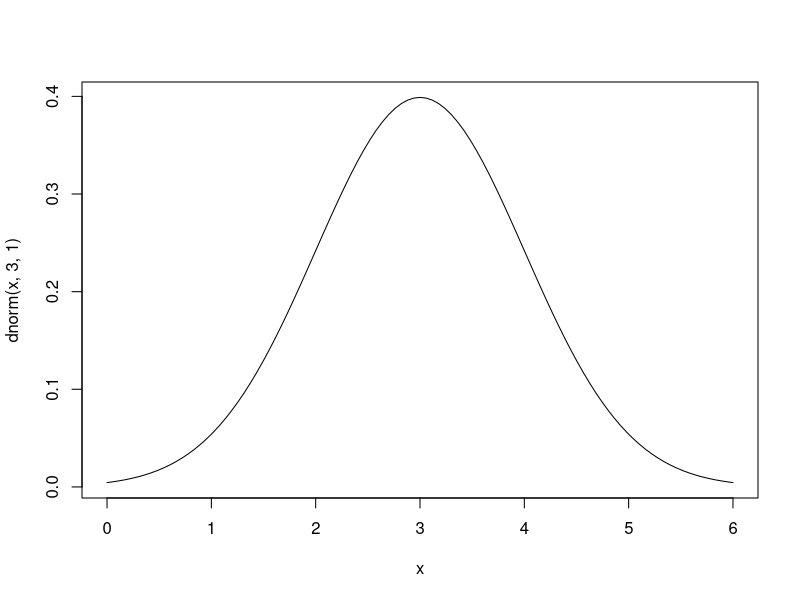
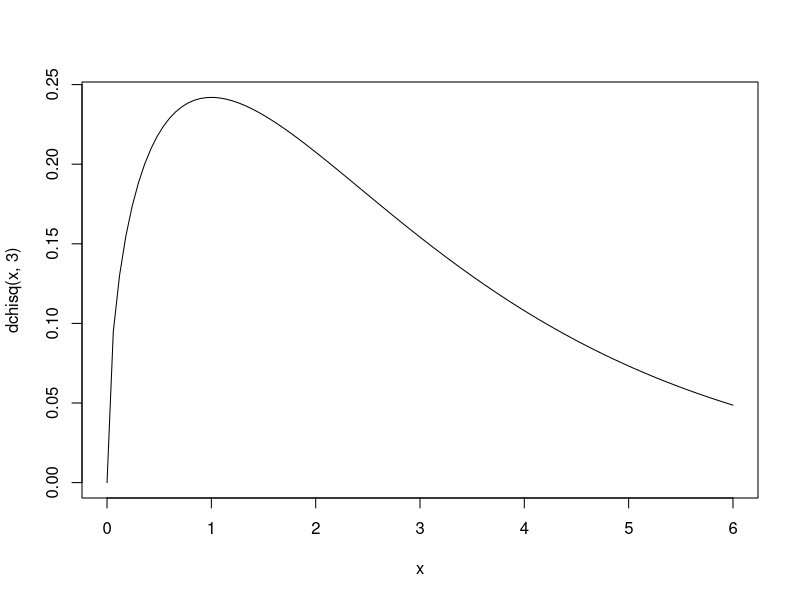
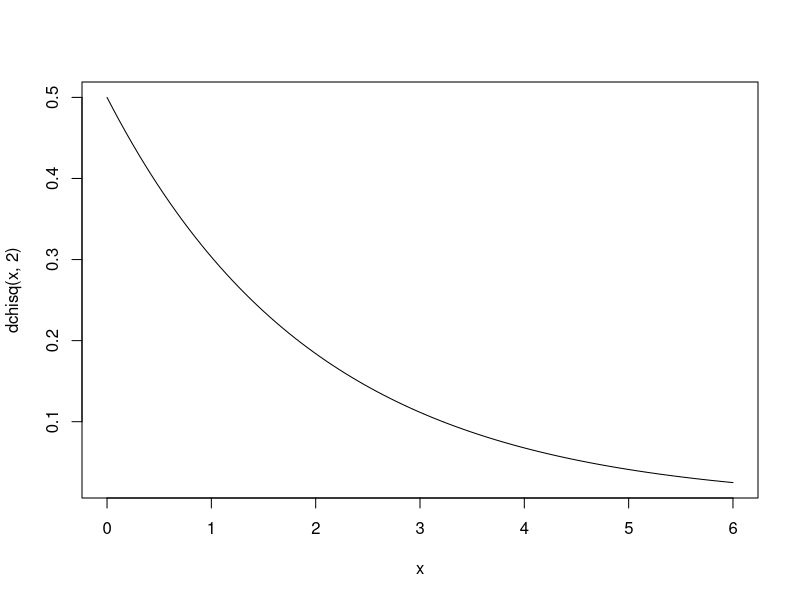
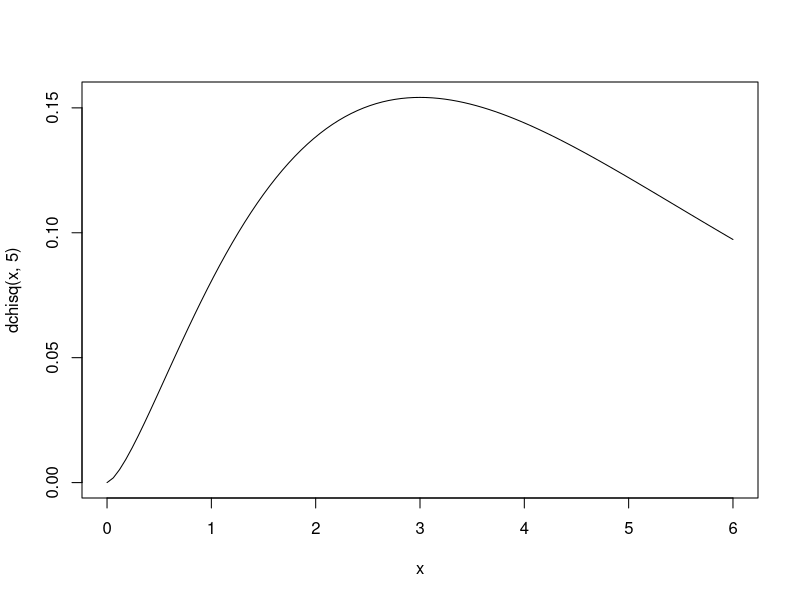
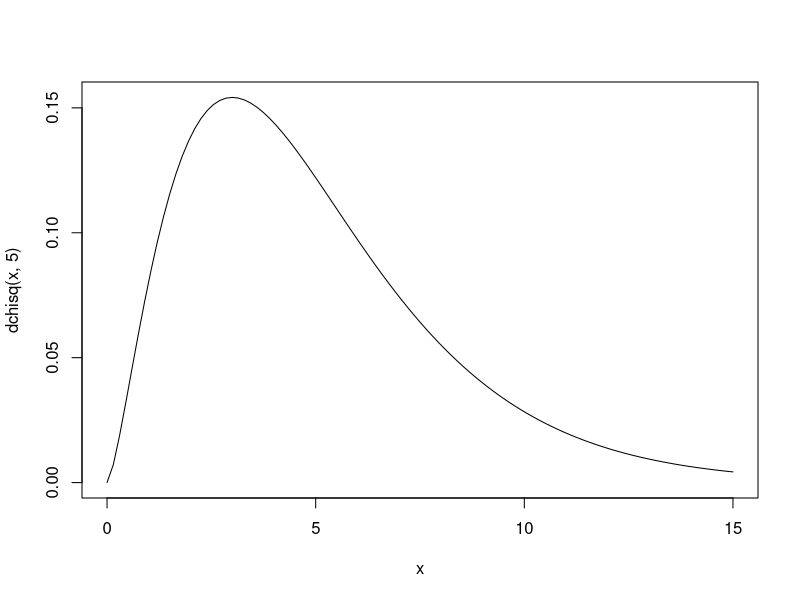
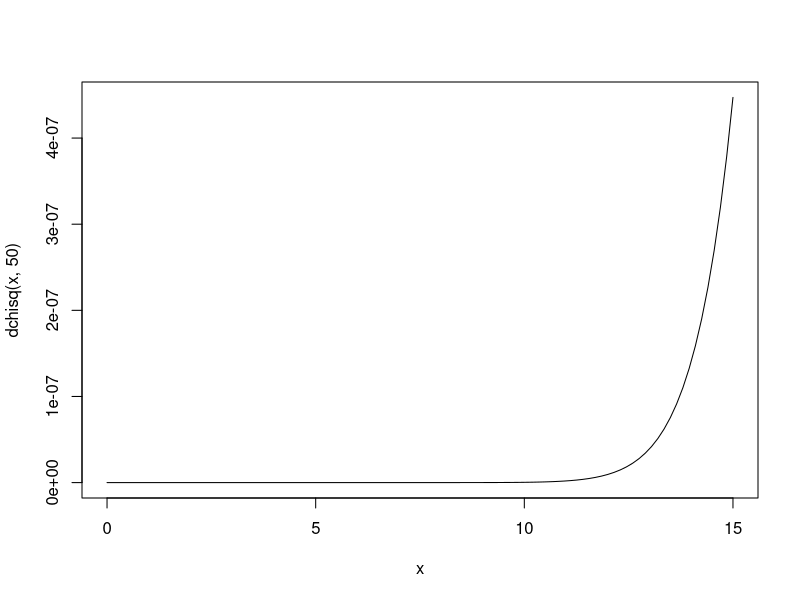
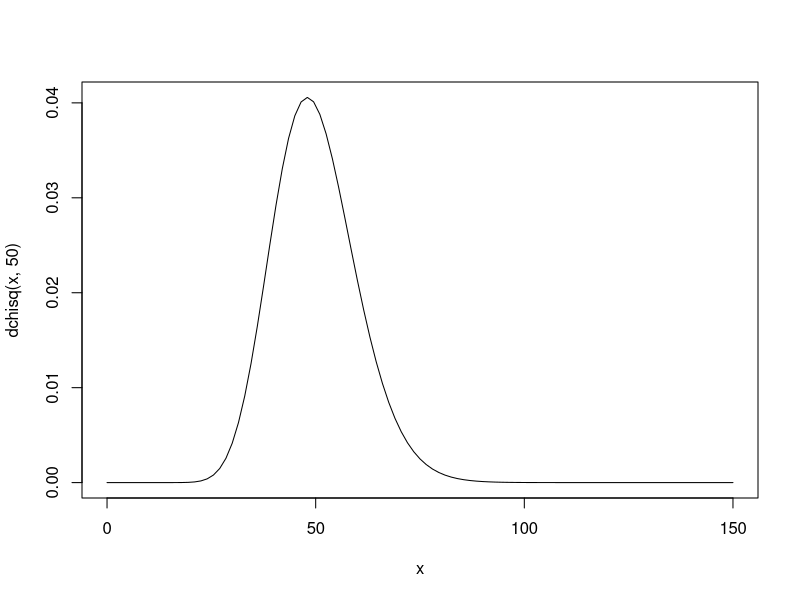

Generate these figures, in order, with R:
#Script da aula 

#teste binomial no R
binom.test(8,14,0.75)

# Gráficos e observações
curve(dnorm(x,3,1),xlim = c(0,6))
curve(dchisq(x,3),xlim = c(0,6))
curve(dchisq(x,2),xlim = c(0,6))
curve(dchisq(x,5),xlim = c(0,6))
curve(dchisq(x,5),xlim = c(0,15))
curve(dchisq(x,50),xlim = c(0,15))
curve(dchisq(x,50),xlim = c(0,150))
quantis=seq(0.05,0.95,0.05)
normal=qnorm(quantis,3,1)
chi=qchisq(quantis,3)
df=data.frame(quantis,normal,chi)
df

#Gerando amostras
set.seed(123);x1=rnorm(30,3,1)
set.seed(45);x2=rchisq(30,3)
quantile(x1,0.05)
quantile(x2,0.05)

#Testando hipoteses

#Quantil 0.05

y=x1<=1.36
sum(y)
binom.test(2,30,0.05)

y=x2<=1.36
sum(y)
binom.test(10,30,0.05)

#Quantil 0.6
y=x1<=3.25
sum(y)
binom.test(19,30,0.6)

y=x2<=3.25
sum(y)
binom.test(22,30,0.6)
